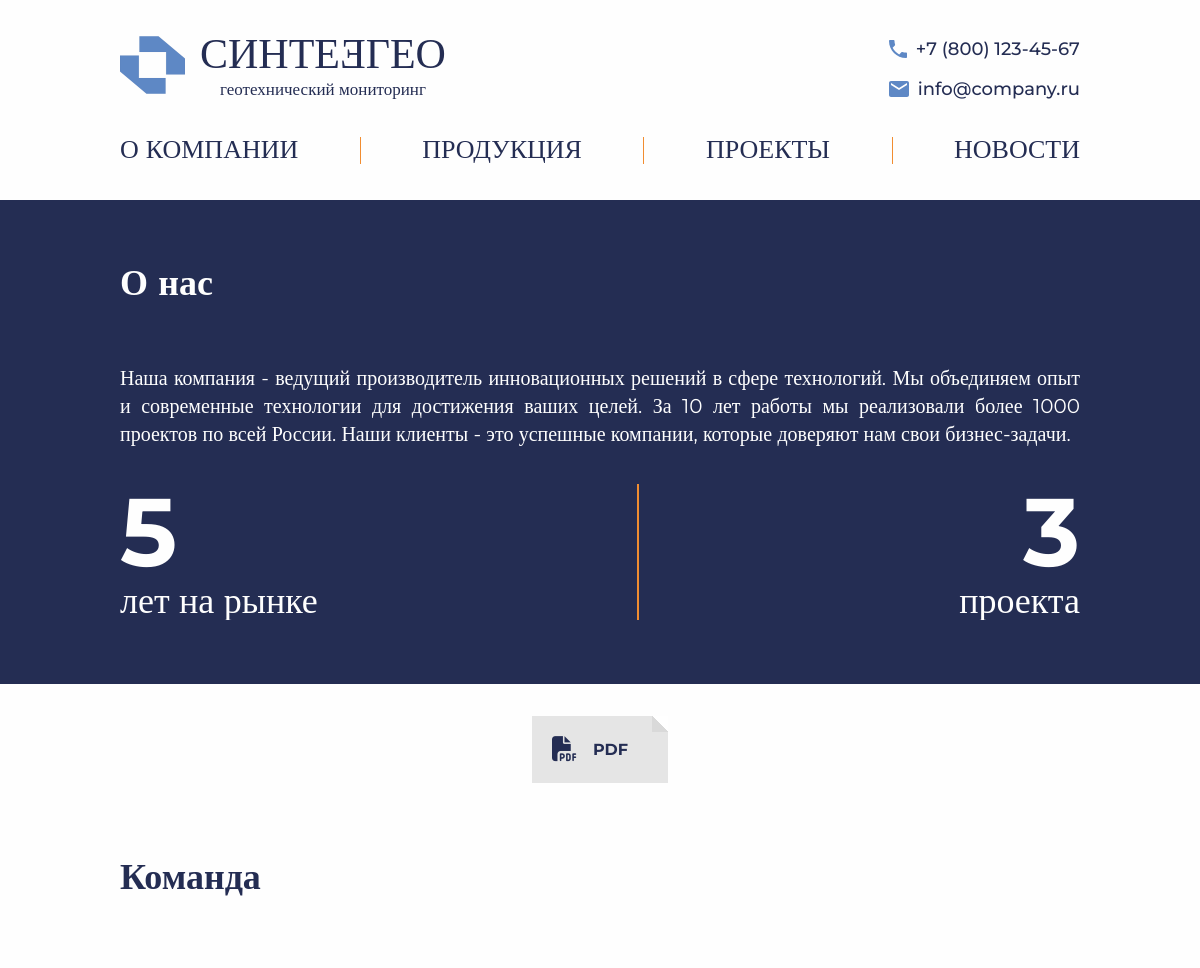
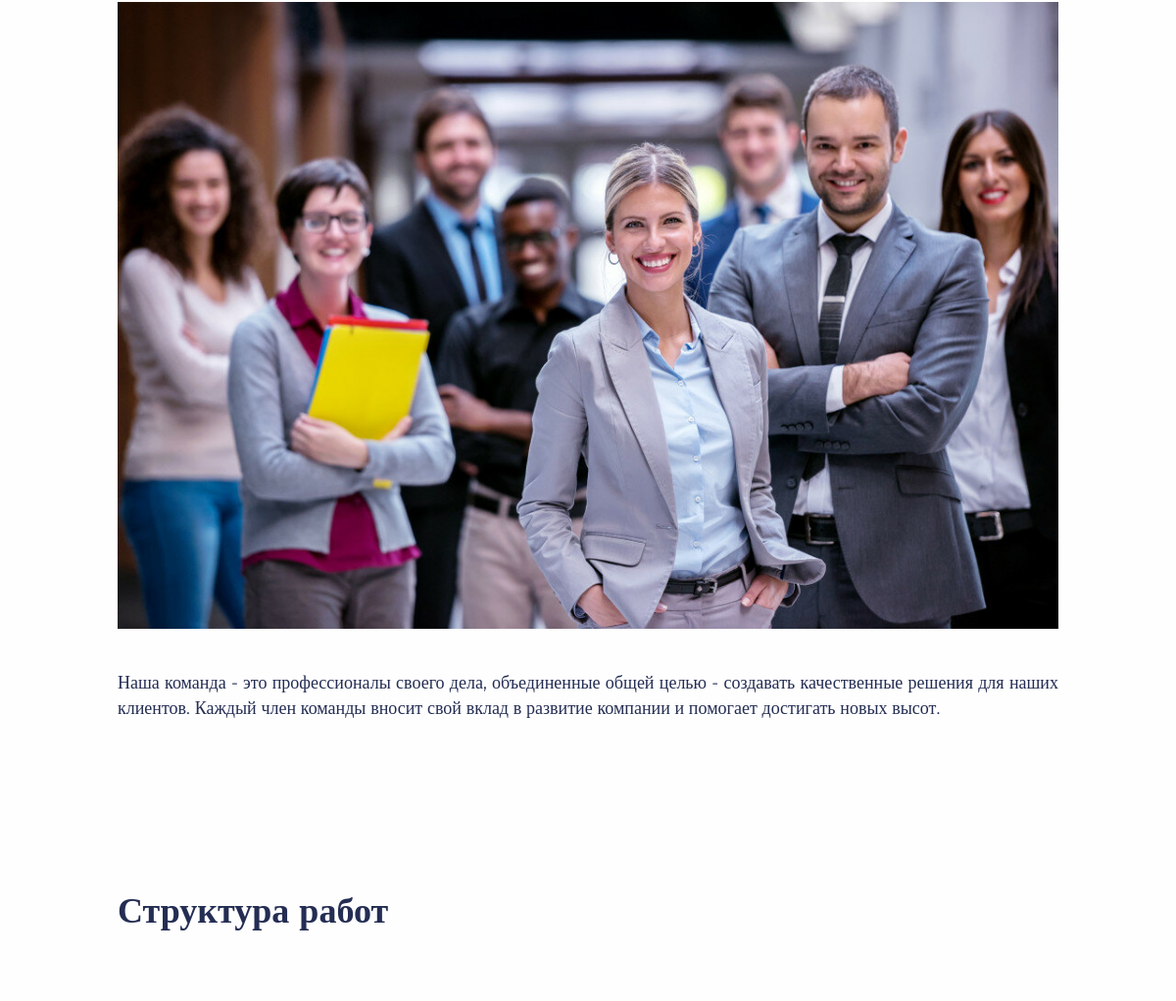
Page /about/ (upper part) on the earlier database version (2 pictures, top to bottom).
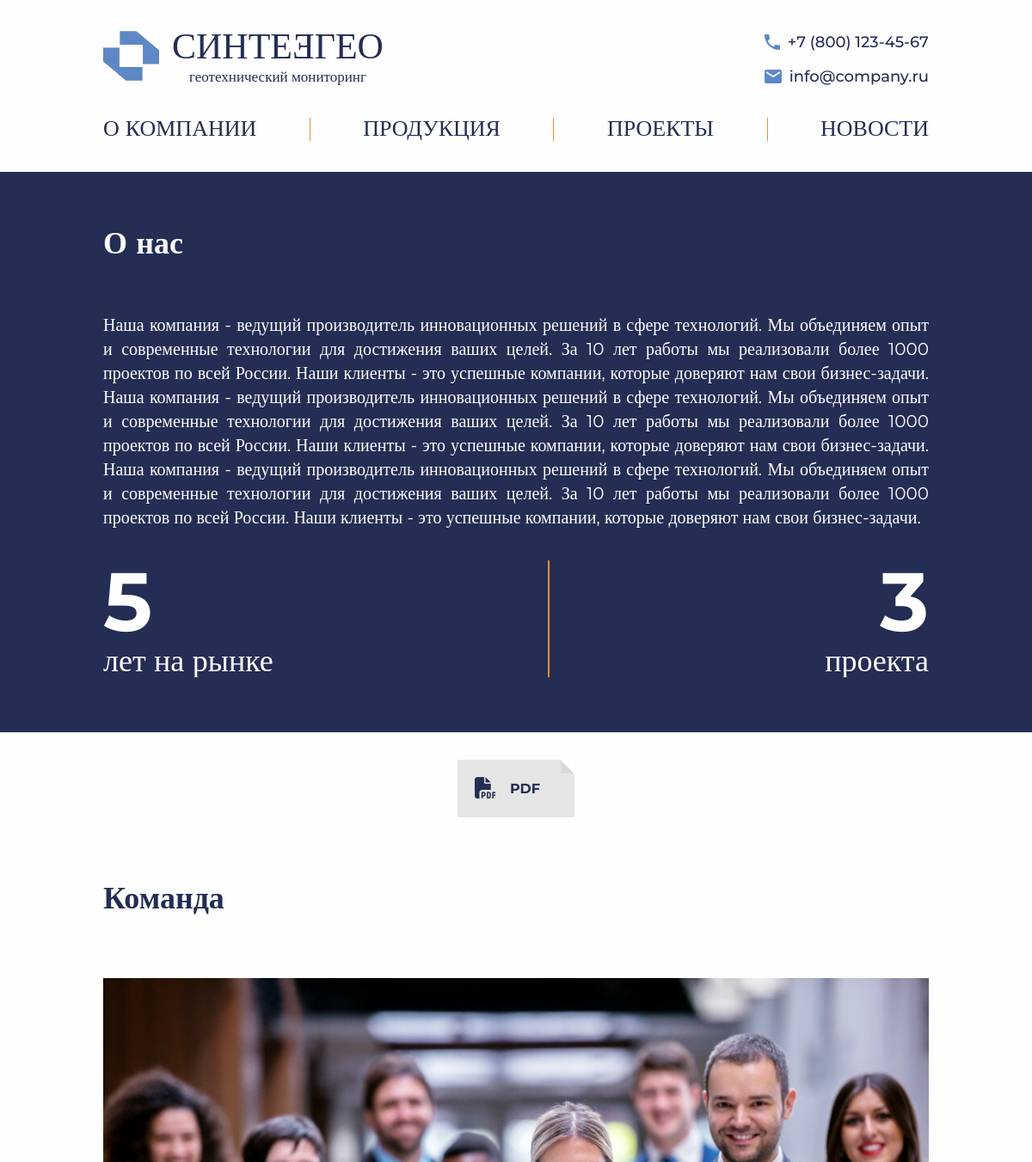
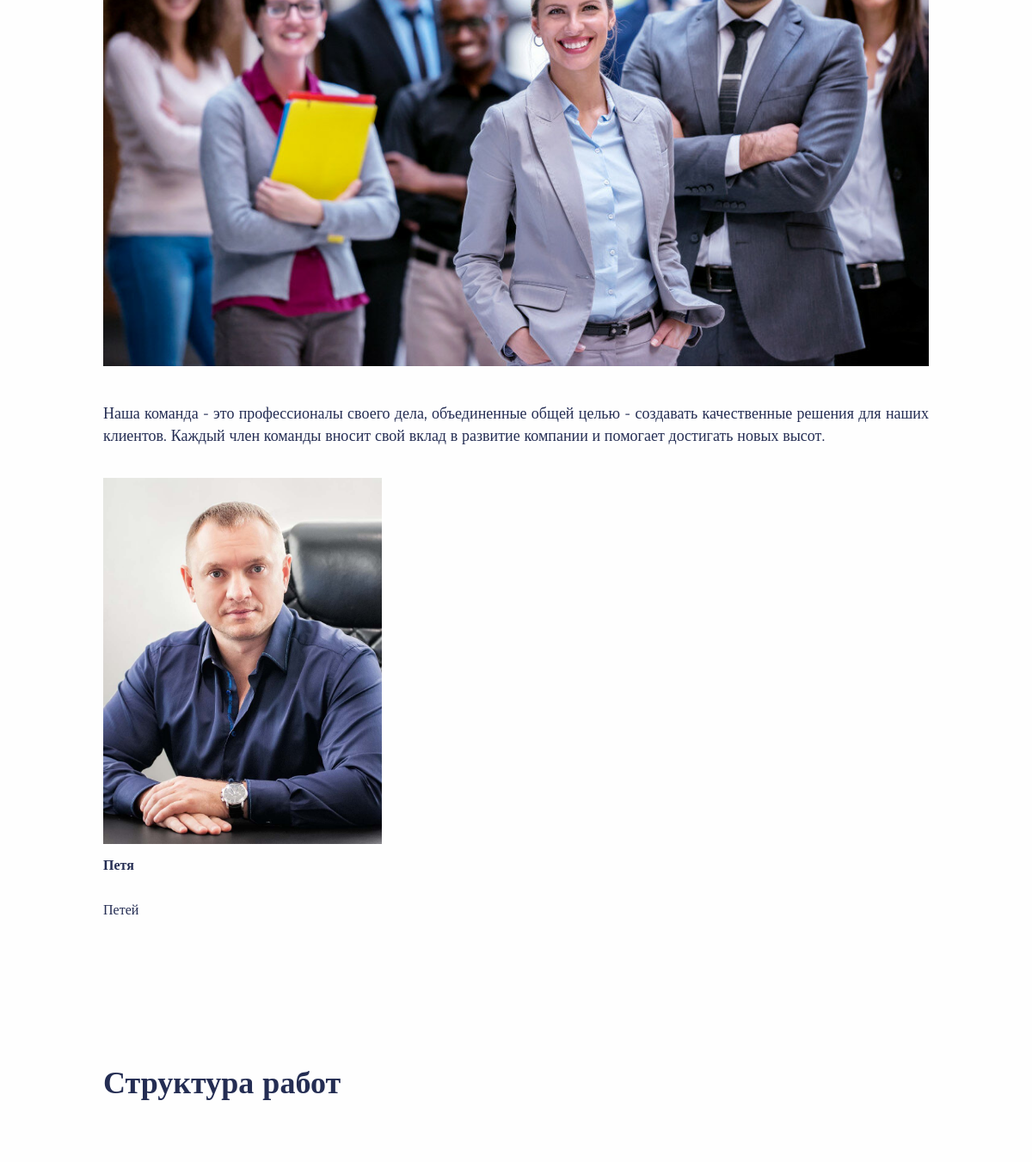
Same page on the later database version (2 pictures, top to bottom).
### content/models.py (models this page shows, shortened)
class AboutCompany(models.Model):
    company_description = models.TextField(
        verbose_name="Текст с описанием компании в самом верху страницы"
    )
    colleagues_description = models.TextField(
        verbose_name="Текст для раздела 'Команда'", null=True
    )
    colleagues_main_image = models.ImageField(
        verbose_name="Общее фото для раздела 'Команда'",
        upload_to="company_image/",
        null=True,
        blank=True,
    )
    colleagues = models.ManyToManyField(
        "Colleague",
        related_name="companies",
        blank=True,
        verbose_name="Коллеги",
    )
    class Meta:
        verbose_name = "Наполнение раздела 'О нас'"
        verbose_name_plural = "Наполнение раздела 'О нас' (должно быть одно)"

class CompanyPDF(models.Model):
    file = models.FileField(
        upload_to="pdfs/company/",
        verbose_name="PDF-файл",
    )
    name = models.CharField(max_length=255, verbose_name="Название файла")
    about_company = models.ForeignKey(
        "AboutCompany",
        related_name="pdfs",
        on_delete=models.CASCADE,
        verbose_name="Модель наполнения раздела 'О нас'",
    )
    class Meta:
        verbose_name = "PDF-файл компании"
        verbose_name_plural = "PDF-файлы компании"

class Colleague(models.Model):
    name = models.CharField(max_length=255, verbose_name="Имя сотрудника")
    position = models.TextField(verbose_name="Должность")
    image = models.ImageField(
        upload_to="colleagues_images/", verbose_name="Фотография сотрудника"
    )
    class Meta:
        verbose_name = "Сотрудник компании"
        verbose_name_plural = "Сотрудники компании"

### api/views.py (the view)
# urls.py: path("about/", about_company_view, name="about"),
def about_company_view(request):
    about_company = AboutCompany.objects.first()
    certificates = Certificate.objects.all()
    established_year = 2020
    current_year = timezone.now().year
    years_in_market = current_year - established_year
    project_count = Project.objects.count()
    logo_images = about_company.logo_images.all() if about_company else []
    company_pdfs = about_company.pdfs.all() if about_company else []
    colleagues = Colleague.objects.all()
    years_form = get_plural_form(
        years_in_market, "год на рынке", "года на рынке", "лет на рынке"
    )
    projects_form = get_plural_form(project_count, "проект", "проекта", "проектов")
    context = {
        "about_company": about_company,
        "colleagues": colleagues,
        "years_in_market": years_in_market,
        "years_form": years_form,
        "project_count": project_count,
        "projects_form": projects_form,
        "certificates": certificates,
        "logo_images": logo_images,
        "company_pdfs": company_pdfs,
    }
    return render(request, "main/about_company.html", context)

### api/context_processors.py (called while the page is built)
def about_index_processor(request):
    about_index = AboutIndex.objects.first()
    return {"about_index": about_index}

### api/utils.py (called while the page is built)
def get_plural_form(number, form1, form2, form5):
    try:
        n = abs(int(number))
    except (TypeError, ValueError):
        return form5
    if n % 100 in (11, 12, 13, 14):
        return form5
    remainder = n % 10
    if remainder == 1:
        return form1
    elif 2 <= remainder <= 4:
        return form2
    else:
        return form5

### templates/main/about_company.html (shortened to what this page needs)
{% extends 'main/base.html' %}
{% load static %}
{% block content %}
{% include 'includes_about_company/about_us.html' %}
{% include 'includes_about_company/download_section.html' %}
{% include 'includes_about_company/team_section.html' %}
{% include 'includes_about_company/structure_section.html' %}
{% endblock %}

### templates/includes_about_company/about_us.html
<div class="about-us">
    <div class="container">
        <h2 class="about-us__title">О нас</h2>
        <div class="about-us__desc">
            <p class="about-us__text">{{ about_company.company_description }}</p>
            <div class="about-us__info">
                <div class="about-us__info__item">
                    <div class="about-us__info__item__accent">{{ years_in_market }}</div>
                    <div class="about-us__info__item__text">{{ years_form }}</div>
                </div>
                <div class="about-us__info__devider"></div>
                <div class="about-us__info__item">
                    <div class="about-us__info__item__accent">{{ project_count }}</div>
                    <div class="about-us__info__item__text">{{ projects_form }}</div>
                </div>
            </div>
        </div>
    </div>
</div>

### templates/includes_about_company/download_section.html
<section class="download">
    <div class="container">
        <div class="download__wrapper">
            {% for company_pdf in company_pdfs %}
                <div class="download__area">
                    <i class="fa-solid fa-file-pdf"></i>
                    <a href="{{ company_pdf.file.url }}" class="download__link">{{ company_pdf.name }}</a>
                </div>
            {% empty %}
                <p>Нет доступных PDF-файлов для загрузки.</p>
            {% endfor %}
        </div>
    </div>
</section>

### templates/includes_about_company/team_section.html (shortened to what this page needs)
<section class="team">
    <div class="container">
        <h2 class="section__title team__title">Команда</h2>
        <div class="team__inner">
            <div class="team__preview">
                <img src="{{ about_company.colleagues_main_image.url }}" alt="" class="team__preview__img">
            </div>
            <div class="team__content">
                <p class="team__content__paragraph">
                    {{ about_company.colleagues_description }}
                </p>
            </div>
            <div class="team__carousel carousel">
                <div class="team__carousel__cards carousel__cards">
                    {% for colleague in colleagues %}
                        <div class="carousel-item card team__card">
                            <div class="card__preview">
                                <img src="{{ colleague.image.url }}" alt="{{ colleague.name }}" class="card__prev-img">
                            </div>
                            <div class="card__content">
                                <div class="card__title">{{ colleague.name }}</div>
                                <div class="card__desc">{{ colleague.position }}</div>
                            </div>
                        </div>
                    {% endfor %}
                </div>
            </div>
        </div>
    </div>
</section>

Differences in the rows shown:
changed AboutCompany: company_description "…доверяют нам свои бизнес-задачи." → "…доверяют нам свои бизнес-задачи. Наша компания - ведущий производитель инновационных решений в сфере технологий. Мы объединяем опыт и современные технологии для достижения ваших целей. За 10 лет работы мы реализовали более 1000 проектов по всей России. Наши клиенты - это успешные компании, которые доверяют нам свои бизнес-задачи. Наша компания - ведущий производитель инновационных решений в сфере технологий. Мы объединяем опыт и современные технологии для достижения ваших целей. За 10 лет работы мы реализовали более 1000 проектов по всей России. Наши клиенты - это успешные компании, которые доверяют нам свои бизнес-задачи."
added Colleague: image (picture), name "Петя", position "Петей"
